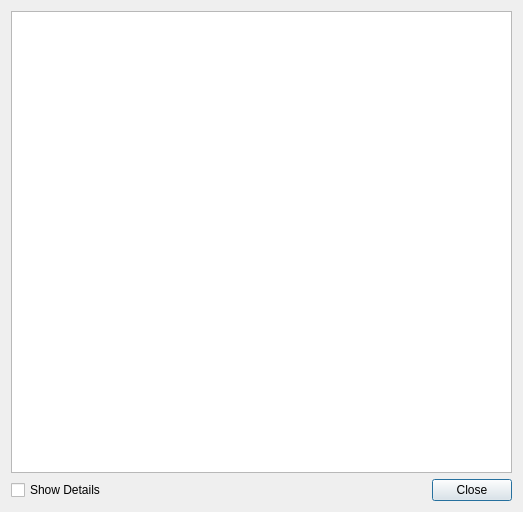
<?xml version="1.0" encoding="UTF-8"?>
<ui version="4.0">
 <class>TeamResultDialog</class>
 <widget class="QDialog" name="TeamResultDialog">
  <property name="geometry">
   <rect>
    <x>0</x>
    <y>0</y>
    <width>523</width>
    <height>512</height>
   </rect>
  </property>
  <property name="windowTitle">
   <string>PPID - Teams Result</string>
  </property>
  <layout class="QVBoxLayout" name="verticalLayout">
   <item>
    <widget class="QPlainTextEdit" name="resultText"/>
   </item>
   <item>
    <layout class="QHBoxLayout" name="horizontalLayout">
     <item>
      <widget class="QCheckBox" name="showDetailsCheck">
       <property name="text">
        <string>Show Details</string>
       </property>
      </widget>
     </item>
     <item>
      <spacer name="horizontalSpacer">
       <property name="orientation">
        <enum>Qt::Horizontal</enum>
       </property>
       <property name="sizeHint" stdset="0">
        <size>
         <width>40</width>
         <height>20</height>
        </size>
       </property>
      </spacer>
     </item>
     <item>
      <widget class="QPushButton" name="closeButton">
       <property name="text">
        <string>Close</string>
       </property>
      </widget>
     </item>
    </layout>
   </item>
  </layout>
 </widget>
 <resources/>
 <connections/>
</ui>
